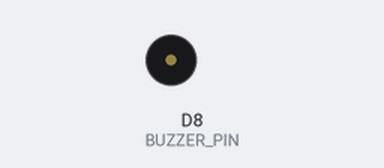
A sketch run on a simulated ESP8266 (NodeMCU). On the bench: buzzer (waves = sounding). What the sketch prints to the serial monitor is not drawn.

Above: at 1.9 s.
At 7.32 s:
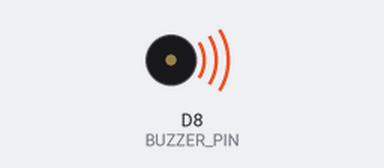
Timing chart, 0 to 8.1 s (numbered marks = the images above):
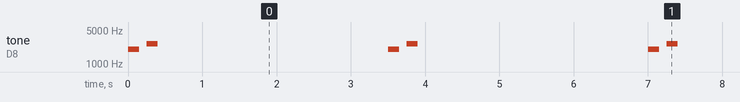

Measured:
- by itself, tone on D8 (BUZZER_PIN): repeats every 3.5 s: silent 0.10 s, 2600 Hz 0.15 s, silent 3.1 s, 2000 Hz 0.15 s

The sketch:

buzzer_test.ino
```cpp
// Buzzer test: passive piezo on D8 (GPIO15) through 100 ohm.
// D8 is a boot strap pin (must be LOW at boot) - the board's pulldown handles it.
const uint8_t BUZZER_PIN = D8;

void setup() {
  Serial.begin(115200);
  pinMode(BUZZER_PIN, OUTPUT);
  digitalWrite(BUZZER_PIN, LOW);
  Serial.println(F("\nBuzzer test: chirp every 3 s"));
}

void loop() {
  tone(BUZZER_PIN, 2000, 150);
  delay(250);
  tone(BUZZER_PIN, 2600, 150);
  delay(250);
  noTone(BUZZER_PIN);
  digitalWrite(BUZZER_PIN, LOW);
  delay(3000);
}
```
